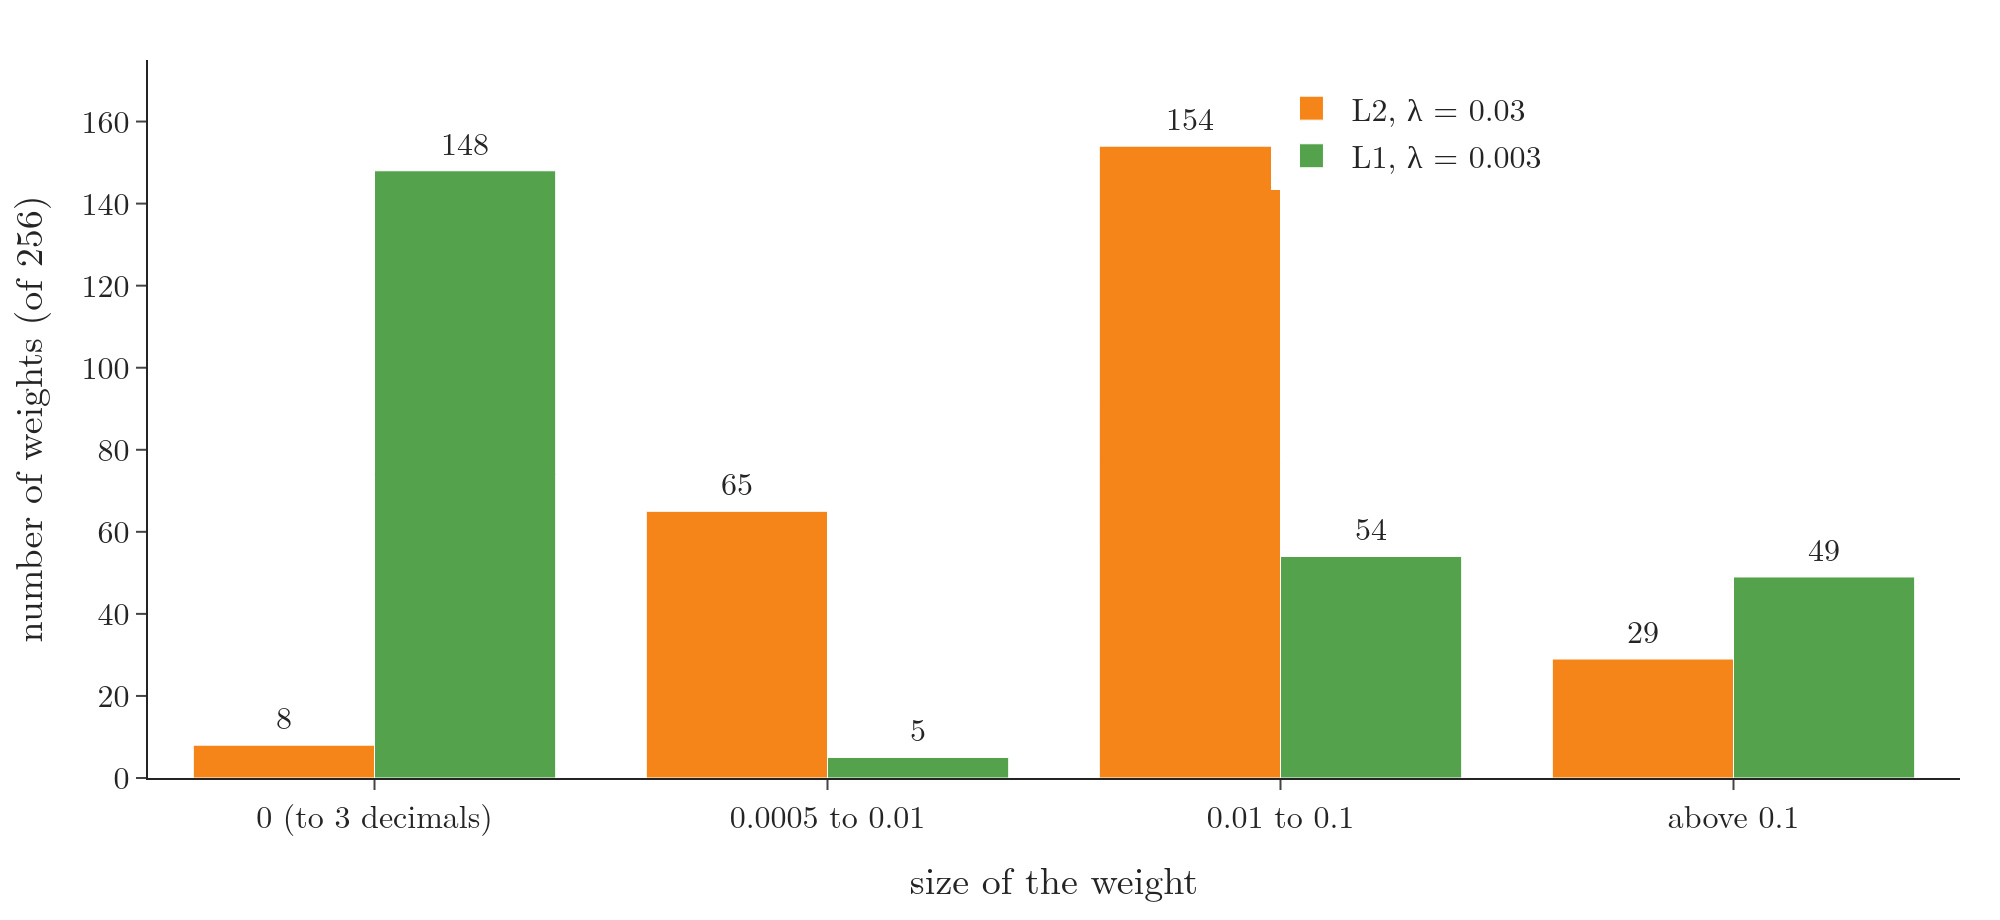

This chart was generated by the following Python code:
"""The 256 first-layer weights after plain SGD with L2 and with L1, grouped by size (Plotly)."""
from pathlib import Path
import numpy as np
import pandas as pd
import plotly.graph_objects as go
from common import ORANGE, GREEN, FONT

here = Path(__file__).parent
w = pd.read_csv(here.parent / "data" / "sparsity_weights.csv").abs()
edges = [0, 0.0005, 0.01, 0.1, np.inf]
labels = ["0 (to 3 decimals)", "0.0005 to 0.01", "0.01 to 0.1", "above 0.1"]
fig = go.Figure()
for n, c, name in [("L2", ORANGE, "L2, λ = 0.03"), ("L1", GREEN, "L1, λ = 0.003")]:
    counts = pd.cut(w[n], edges, labels=labels, right=False).value_counts().reindex(labels)
    fig.add_bar(x=labels, y=counts.values, name=name, marker_color=c, text=counts.values, textposition="outside")
fig.update_layout(template="simple_white", width=1000, height=460, font=FONT, barmode="group",
                  xaxis_title="size of the weight", yaxis_title="number of weights (of 256)",
                  legend=dict(x=0.62, y=0.98), yaxis_range=[0, 175], margin=dict(l=60, r=20, t=30, b=60))
fig.write_image(here / "sparsity.png", scale=2)
fig.write_image(here / "sparsity.pdf")
